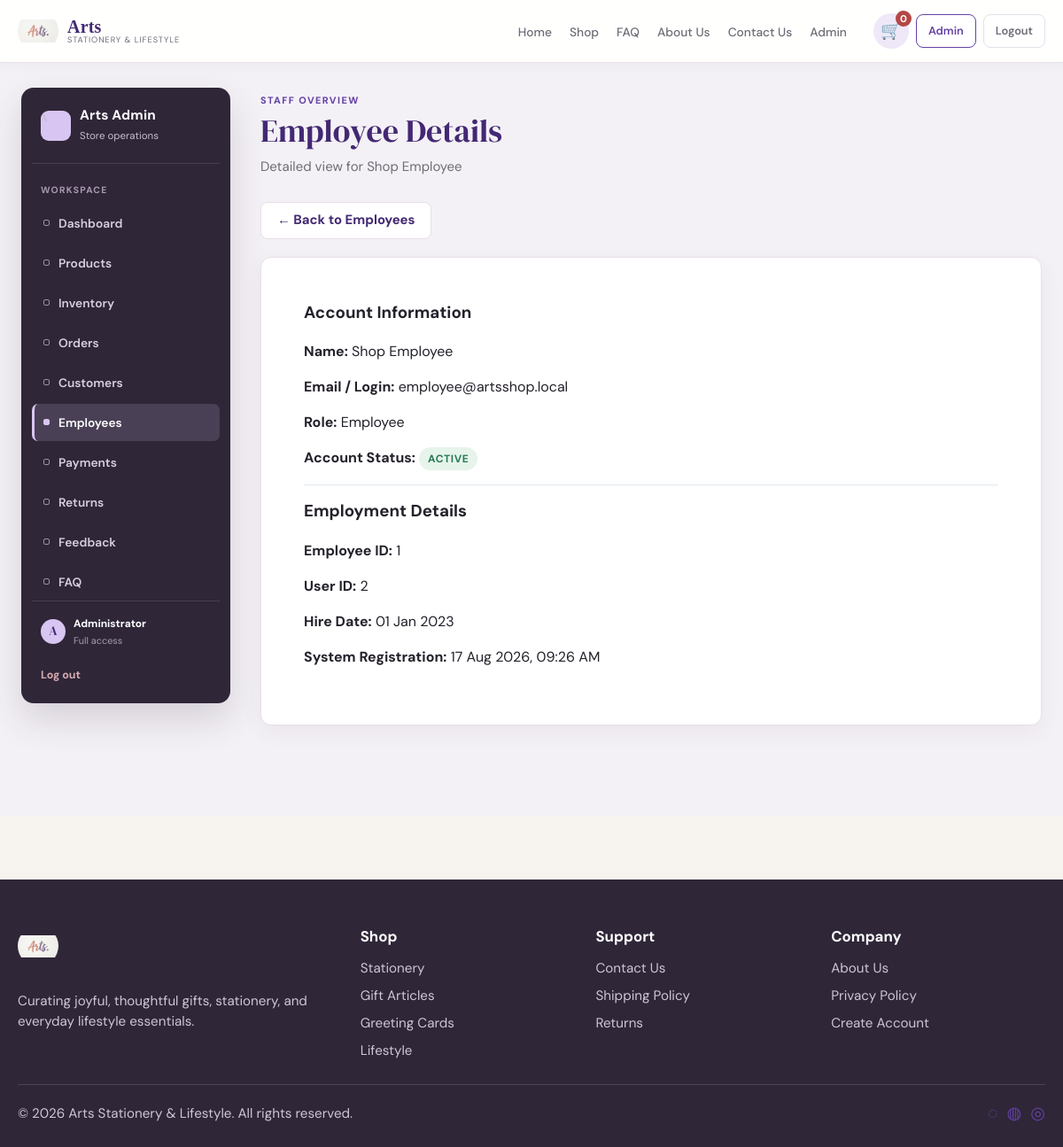
Page /admin/employee-details.php?id=2 (signed in) on the committed database.
### tables this page shows
CREATE TABLE employees (
    employee_id INT UNSIGNED NOT NULL AUTO_INCREMENT,
    user_id     INT UNSIGNED NOT NULL,
    first_name  VARCHAR(100) NOT NULL,
    last_name   VARCHAR(100) NOT NULL,
    hire_date   DATE NOT NULL,
    created_at  TIMESTAMP NOT NULL DEFAULT CURRENT_TIMESTAMP,
    PRIMARY KEY (employee_id),
    UNIQUE KEY uq_employees_user_id (user_id),
    KEY idx_employees_name (last_name, first_name),
    CONSTRAINT fk_employees_user
        FOREIGN KEY (user_id) REFERENCES users (user_id)
        ON DELETE CASCADE ON UPDATE CASCADE
);

CREATE TABLE users (
    user_id       INT UNSIGNED NOT NULL AUTO_INCREMENT,
    email         VARCHAR(255) NOT NULL,
    password_hash VARCHAR(255) NOT NULL,
    role          ENUM('customer', 'employee', 'admin') NOT NULL,
    status        ENUM('active', 'inactive') NOT NULL DEFAULT 'active',
    created_at    TIMESTAMP NOT NULL DEFAULT CURRENT_TIMESTAMP,
    updated_at    TIMESTAMP NOT NULL DEFAULT CURRENT_TIMESTAMP ON UPDATE CURRENT_TIMESTAMP,
    PRIMARY KEY (user_id),
    UNIQUE KEY uq_users_email (email),
    KEY idx_users_role (role),
    KEY idx_users_status (status)
);

### includes/auth.php (called while the page is built, shortened)
<?php
function is_logged_in(): bool
{
    return !empty($_SESSION['user_id']) && !empty($_SESSION['user_role']);
}
function current_user_role(): ?string
{
    return $_SESSION['user_role'];
}

### admin/employee-details.php (the view, shortened to what this page needs)
<?php
require_once dirname(__DIR__) . '/includes/auth.php';
require_once dirname(__DIR__) . '/includes/functions.php';
require_once dirname(__DIR__) . '/includes/header.php';
require_once dirname(__DIR__) . '/includes/navbar.php';
require_once dirname(__DIR__) . '/includes/admin-shell.php';
$db = get_db_connection();
$activePage = 'employees.php';
$adminNav = [
    'index.php' => 'Dashboard', 'products.php' => 'Products', 'inventory.php' => 'Inventory',
    'orders.php' => 'Orders', 'customers.php' => 'Customers', 'employees.php' => 'Employees',
    'payments.php' => 'Payments', 'returns.php' => 'Returns', 'feedback.php' => 'Feedback', 'faq.php' => 'FAQ'
];
$stmt = $db->prepare('
    SELECT u.user_id, u.email, u.role, u.status, u.created_at,
           e.employee_id, e.first_name, e.last_name, e.hire_date
    FROM users u
    LEFT JOIN employees e ON u.user_id = e.user_id
    WHERE u.user_id = :user_id AND u.role = "employee"
');
$stmt->execute([':user_id' => $userId]);
$employee = $stmt->fetch();
?>
<main class="admin-app">
    <div class="admin-layout">
        <?php render_admin_sidebar($adminNav, $activePage, $basePath); ?>
        <section class="admin-main">
            <?php render_admin_page_header('Employee Details', 'Detailed view for ' . htmlspecialchars(trim(($employee['first_name'] ?? '') . ' ' . ($employee['last_name'] ?? '')) ?: 'Employee account', ENT_QUOTES, 'UTF-8'), 'Staff Overview'); ?>
            <div style="margin-bottom: 20px;">
                <a href="employees.php" class="secondary-button" style="text-decoration:none;">&larr; Back to Employees</a>
            </div>
            <div style="display:grid; grid-template-columns: repeat(auto-fit, minmax(300px, 1fr)); gap: 20px; margin-bottom: 30px;">
                <div class="auth-card" style="margin:0; width:auto; max-width:100%;">
                    <h3 style="margin-top:0;">Account Information</h3>
                    <p><strong>Name:</strong> <?= htmlspecialchars(trim(($employee['first_name'] ?? '') . ' ' . ($employee['last_name'] ?? '')) ?: 'N/A', ENT_QUOTES, 'UTF-8') ?></p>
                    <p><strong>Email / Login:</strong> <a href="mailto:<?= htmlspecialchars($employee['email'], ENT_QUOTES, 'UTF-8') ?>"><?= htmlspecialchars($employee['email'], ENT_QUOTES, 'UTF-8') ?></a></p>
                    <p><strong>Role:</strong> <?= ucfirst(htmlspecialchars($employee['role'], ENT_QUOTES, 'UTF-8')) ?></p>
                    <p>
                        <strong>Account Status:</strong>
                        <span class="status-badge <?= $employee['status'] === 'active' ? 'status-delivered' : 'status-cancelled' ?>"><?= ucfirst(htmlspecialchars($employee['status'], ENT_QUOTES, 'UTF-8')) ?></span>
                    </p>
                    <hr style="margin: 15px 0; border: 0; border-top: 1px solid #e2e8f0;">
                    <h3 style="margin-top:0;">Employment Details</h3>
                    <p><strong>Employee ID:</strong> <?= $employee['employee_id'] ? htmlspecialchars($employee['employee_id'], ENT_QUOTES, 'UTF-8') : 'N/A' ?></p>
                    <p><strong>User ID:</strong> <?= htmlspecialchars($employee['user_id'], ENT_QUOTES, 'UTF-8') ?></p>
                    <p><strong>Hire Date:</strong> <?= $employee['hire_date'] ? date('d M Y', strtotime($employee['hire_date'])) : 'N/A' ?></p>
                    <p><strong>System Registration:</strong> <?= date('d M Y, h:i A', strtotime($employee['created_at'])) ?></p>
                </div>
            </div>
        </section>
    </div>
</main>
<?php require_once dirname(__DIR__) . '/includes/footer.php'; ?>

### includes/header.php (shortened to what this page needs)
<?php
$basePath = '/Shopping-Cart';
?>
<!DOCTYPE html>
<html lang="en">
<head>
    <link rel="stylesheet" href="<?= $basePath ?>/assets/css/style.css">
    <link rel="stylesheet" href="<?= $basePath ?>/assets/css/style-enhancements.css">
</head>
<body>
    <div class="site-shell">

### includes/navbar.php (shortened to what this page needs)
<?php
require_once __DIR__ . '/auth.php';
$basePath = '/Shopping-Cart';
$navRole = current_user_role();
$navUser = current_user();
$navCartCount = 0;
?>
<header class="topbar">
    <div class="container nav-container">
        <a href="<?= $basePath ?>/index.php" class="site-logo" aria-label="Arts home">
            <img src="<?= $basePath ?>/assets/images/logo/logo.jpg" alt="Arts" class="site-logo-image">
            <span class="site-logo-copy"><strong>Arts</strong><small>stationery &amp; lifestyle</small></span>
        </a>
        <nav class="main-nav" aria-label="Main navigation">
            <a href="<?= $basePath ?>/index.php">Home</a>
            <a href="<?= $basePath ?>/products.php">Shop</a>
            <a href="<?= $basePath ?>/faq.php">FAQ</a>
            <a href="<?= $basePath ?>/about.php">About Us</a>
            <a href="<?= $basePath ?>/contact.php">Contact Us</a>
            <?php if ($navRole === 'customer'): ?>
                <a href="<?= $basePath ?>/customer/index.php">My Account</a>
            <?php elseif ($navRole === 'employee'): ?>
                <a href="<?= $basePath ?>/employee/index.php">Employee</a>
            <?php elseif ($navRole === 'admin'): ?>
                <a href="<?= $basePath ?>/admin/index.php">Admin</a>
            <?php endif; ?>
        </nav>
        <div class="nav-actions">
            <a href="<?= $basePath ?>/cart.php" class="cart-pill" aria-label="Shopping cart" data-count="<?= $navCartCount ?>">
                <span class="cart-icon">🛒</span>
            </a>
            <?php if ($navRole === 'customer'): ?>
                <a href="<?= $basePath ?>/customer/account.php" class="login-button"><?= htmlspecialchars($navUser['email'] ?? 'Account', ENT_QUOTES, 'UTF-8') ?></a>
                <a href="<?= $basePath ?>/auth/logout.php" class="login-button login-button-muted">Logout</a>
            <?php elseif ($navRole === 'employee'): ?>
                <a href="<?= $basePath ?>/employee/index.php" class="login-button">Employee Portal</a>
                <a href="<?= $basePath ?>/auth/logout.php" class="login-button login-button-muted">Logout</a>
            <?php elseif ($navRole === 'admin'): ?>
                <a href="<?= $basePath ?>/admin/index.php" class="login-button">Admin</a>
                <a href="<?= $basePath ?>/auth/logout.php" class="login-button login-button-muted">Logout</a>
            <?php else: ?>
                <a href="<?= $basePath ?>/auth/login.php" class="login-button">Login</a>
                <a href="<?= $basePath ?>/auth/register.php" class="login-button login-button-muted">Register</a>
            <?php endif; ?>
        </div>
    </div>
</header>

### includes/admin-shell.php
<?php
function render_admin_sidebar(array $adminNav, string $activePage, string $basePath): void
{
    ?>
    <aside class="admin-sidebar">
        <div class="admin-sidebar-brand">
            <span class="admin-brand-mark">A</span>
            <div>
                <strong>Arts Admin</strong>
                <span>Store operations</span>
            </div>
        </div>
        <div class="admin-sidebar-label">Workspace</div>
        <nav class="admin-nav" aria-label="Admin navigation">
            <?php foreach ($adminNav as $url => $label): ?>
                <a href="<?= $url ?>" class="<?= $activePage === $url ? 'is-active' : '' ?>">
                    <span class="admin-nav-marker" aria-hidden="true"></span>
                    <span><?= htmlspecialchars($label, ENT_QUOTES, 'UTF-8') ?></span>
                </a>
            <?php endforeach; ?>
        </nav>
        <div class="admin-sidebar-footer">
            <div class="admin-user-chip">
                <span class="admin-user-avatar">A</span>
                <span><strong>Administrator</strong><small>Full access</small></span>
            </div>
            <a href="<?= $basePath ?>/auth/logout.php" class="admin-logout">Log out</a>
        </div>
    </aside>
    <?php
}
function render_admin_page_header(string $title, string $description, string $eyebrow = 'Admin workspace'): void
{
    ?>
    <header class="admin-page-header">
        <div>
            <span class="admin-eyebrow"><?= htmlspecialchars($eyebrow, ENT_QUOTES, 'UTF-8') ?></span>
            <h1><?= htmlspecialchars($title, ENT_QUOTES, 'UTF-8') ?></h1>
            <p><?= htmlspecialchars($description, ENT_QUOTES, 'UTF-8') ?></p>
        </div>
    </header>
    <?php
}

### includes/footer.php
<?php $basePath = '/Shopping-Cart'; ?>
    <footer class="site-footer">
        <div class="container footer-grid">
            <div>
                <div class="footer-brand"><a href="<?= $basePath ?>/index.php" class="site-logo">
    <img
        src="<?= $basePath ?>/assets/images/logo/logo.jpg"
        alt="Arts"
        class="site-logo-image"
    >
</a></div>
                <p>Curating joyful, thoughtful gifts, stationery, and everyday lifestyle essentials.</p>
            </div>
            <div>
                <h4>Shop</h4>
                <ul>
                    <li><a href="<?= $basePath ?>/products.php">Stationery</a></li>
                    <li><a href="<?= $basePath ?>/products.php">Gift Articles</a></li>
                    <li><a href="<?= $basePath ?>/products.php">Greeting Cards</a></li>
                    <li><a href="<?= $basePath ?>/products.php">Lifestyle</a></li>
                </ul>
            </div>
            <div>
                <h4>Support</h4>
                <ul>
                    <li><a href="<?= $basePath ?>/contact.php">Contact Us</a></li>
                    <li><a href="<?= $basePath ?>/cart.php">Shipping Policy</a></li>
                    <li><a href="<?= $basePath ?>/customer/returns.php">Returns</a></li>
                </ul>
            </div>
            <div>
                <h4>Company</h4>
                <ul>
                    <li><a href="<?= $basePath ?>/about.php">About Us</a></li>
                    <li><a href="<?= $basePath ?>/privacy.php">Privacy Policy</a></li>
                    <li><a href="<?= $basePath ?>/auth/register.php">Create Account</a></li>
                </ul>
            </div>
        </div>
        <div class="container footer-bottom">
            <p>© 2026 Arts Stationery & Lifestyle. All rights reserved.</p>
            <div class="socials" aria-label="Social media links">
                <span>◌</span>
                <span>◍</span>
                <span>◎</span>
            </div>
        </div>
    </footer>
</div>
</body>
</html>

### rows in the picture
employees: first_name+last_name "Shop Employee", user.email "employee@artsshop.local", user.role "Employee", user.status "ACTIVE", employee_id "1", user.user_id "2", hire_date "01 Jan 2023", user.created_at "17 Aug 2026, 09:26 AM"

### other values in the picture
$label "Dashboard"
$label "Products"
$label "Inventory"
$label "Orders"
$label "Customers"
$label "Employees"
$label "Payments"
$label "Returns"
$label "Feedback"
$label "FAQ"
$eyebrow "STAFF OVERVIEW"
$title "Employee Details"
$description "Detailed view for Shop Employee"
